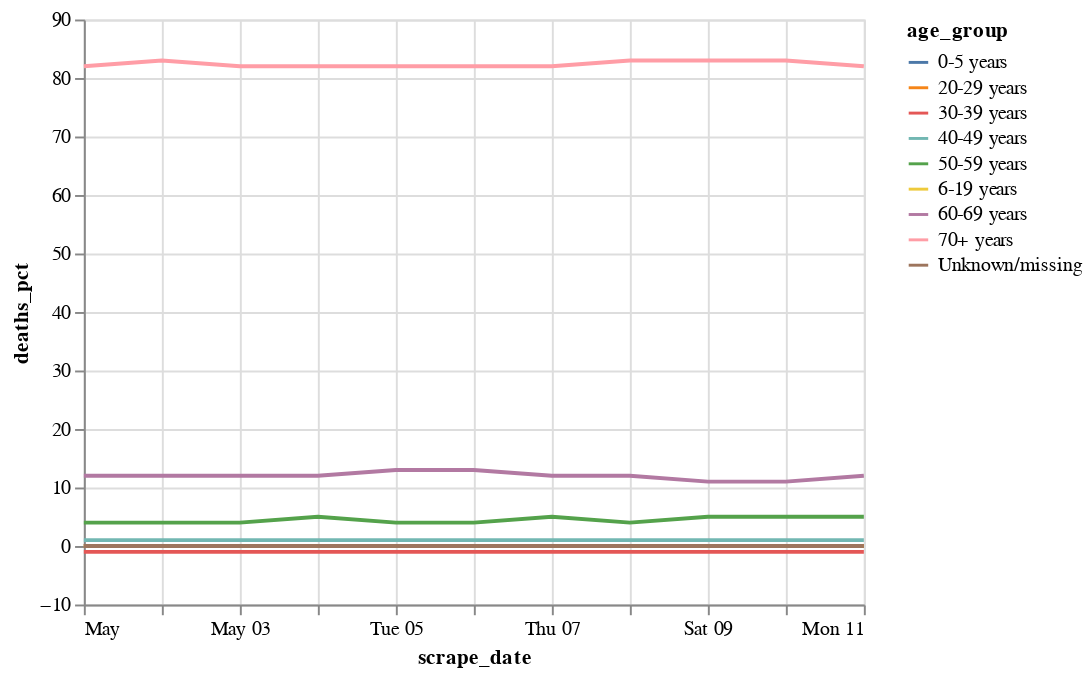

The notebook cell saved with this chart:
### Code cell
alt.Chart(df).mark_line().encode(
    x='scrape_date:T',
    y='deaths_pct',
    color='age_group',
#     strokeDash='age_group',
)

### Figure 1 — Vega-Lite specification as saved in the notebook (floating-point values rounded to 4 significant figures)
{"config": {"view": {"continuousWidth": 400, "continuousHeight": 300}}, "data": {"name": "data-b04e03e5eaa204a02cf4f3b0b4e75990"}, "mark": "line", "encoding": {"color": {"type": "nominal", "field": "age_group"}, "x": {"type": "temporal", "field": "scrape_date"}, "y": {"type": "quantitative", "field": "deaths_pct"}}, "$schema": "https://vega.github.io/schema/vega-lite/v4.8.1.json", "datasets": {"data-b04e03e5eaa204a02cf4f3b0b4e75990": [{"id": 19, "scrape_date": "2020-05-03T00:00:00", "age_group": "0-5 years", "cases_pct": 1, "deaths_pct": 0, "last_update": "2020-05-04T04:04:04.463851+00:00"}, {"id": 20, "scrape_date": "2020-05-03T00:00:00", "age_group": "6-19 years", "cases_pct": 3, "deaths_pct": 0, "last_update": "2020-05-04T04:04:04.566539+00:00"}, {"id": 21, "scrape_date": "2020-05-03T00:00:00", "age_group": "20-29 years", "cases_pct": 16, "deaths_pct": 0, "last_update": "2020-05-04T04:04:04.669038+00:00"}, {"id": 22, "scrape_date": "2020-05-03T00:00:00", "age_group": "30-39 years", "cases_pct": 18, "deaths_pct": -1, "last_update": "2020-05-04T04:04:04.771680+00:00"}, {"id": 23, "scrape_date": "2020-05-03T00:00:00", "age_group": "40-49 years", "cases_pct": 15, "deaths_pct": 1, "last_update": "2020-05-04T04:04:04.874296+00:00"}, {"id": 24, "scrape_date": "2020-05-03T00:00:00", "age_group": "50-59 years", "cases_pct": 16, "deaths_pct": 4, "last_update": "2020-05-04T04:04:04.977200+00:00"}, {"id": 25, "scrape_date": "2020-05-03T00:00:00", "age_group": "60-69 years", "cases_pct": 11, "deaths_pct": 12, "last_update": "2020-05-04T04:04:05.079987+00:00"}, {"id": 26, "scrape_date": "2020-05-03T00:00:00", "age_group": "70+ years", "cases_pct": 19, "deaths_pct": 82, "last_update": "2020-05-04T04:04:05.182661+00:00"}, {"id": 18, "scrape_date": "2020-05-02T00:00:00", "age_group": "Unknown/missing", "cases_pct": -1, "deaths_pct": 0, "last_update": "2020-05-11T20:51:33.601170+00:00"}, {"id": 10, "scrape_date": "2020-05-02T00:00:00", "age_group": "0-5 years", "cases_pct": 1, "deaths_pct": 0, "last_update": "2020-05-03T04:03:57.468893+00:00"}, {"id": 11, "scrape_date": "2020-05-02T00:00:00", "age_group": "6-19 years", "cases_pct": 3, "deaths_pct": 0, "last_update": "2020-05-03T04:03:57.569917+00:00"}, {"id": 12, "scrape_date": "2020-05-02T00:00:00", "age_group": "20-29 years", "cases_pct": 15, "deaths_pct": 0, "last_update": "2020-05-03T04:03:57.670954+00:00"}, {"id": 13, "scrape_date": "2020-05-02T00:00:00", "age_group": "30-39 years", "cases_pct": 18, "deaths_pct": -1, "last_update": "2020-05-03T04:03:57.772045+00:00"}, {"id": 14, "scrape_date": "2020-05-02T00:00:00", "age_group": "40-49 years", "cases_pct": 15, "deaths_pct": 1, "last_update": "2020-05-03T04:03:57.872886+00:00"}, {"id": 15, "scrape_date": "2020-05-02T00:00:00", "age_group": "50-59 years", "cases_pct": 16, "deaths_pct": 4, "last_update": "2020-05-03T04:03:57.974151+00:00"}, {"id": 16, "scrape_date": "2020-05-02T00:00:00", "age_group": "60-69 years", "cases_pct": 11, "deaths_pct": 12, "last_update": "2020-05-03T04:03:58.075444+00:00"}, {"id": 17, "scrape_date": "2020-05-02T00:00:00", "age_group": "70+ years", "cases_pct": 19, "deaths_pct": 83, "last_update": "2020-05-03T04:03:58.176563+00:00"}, {"id": 63, "scrape_date": "2020-05-07T00:00:00", "age_group": "Unknown/missing", "cases_pct": -1, "deaths_pct": 0, "last_update": "2020-05-11T20:51:33.700288+00:00"}, {"id": 1, "scrape_date": "2020-05-01T00:00:00", "age_group": "0-5 years", "cases_pct": 1, "deaths_pct": 0, "last_update": "2020-05-02T04:03:56.182878+00:00"}, {"id": 2, "scrape_date": "2020-05-01T00:00:00", "age_group": "6-19 years", "cases_pct": 3, "deaths_pct": 0, "last_update": "2020-05-02T04:03:56.285975+00:00"}, {"id": 3, "scrape_date": "2020-05-01T00:00:00", "age_group": "20-29 years", "cases_pct": 15, "deaths_pct": 0, "last_update": "2020-05-02T04:03:56.388826+00:00"}, {"id": 4, "scrape_date": "2020-05-01T00:00:00", "age_group": "30-39 years", "cases_pct": 18, "deaths_pct": -1, "last_update": "2020-05-02T04:03:56.492095+00:00"}, {"id": 5, "scrape_date": "2020-05-01T00:00:00", "age_group": "40-49 years", "cases_pct": 15, "deaths_pct": 1, "last_update": "2020-05-02T04:03:56.595018+00:00"}, {"id": 6, "scrape_date": "2020-05-01T00:00:00", "age_group": "50-59 years", "cases_pct": 16, "deaths_pct": 4, "last_update": "2020-05-02T04:03:56.698333+00:00"}, {"id": 7, "scrape_date": "2020-05-01T00:00:00", "age_group": "60-69 years", "cases_pct": 12, "deaths_pct": 12, "last_update": "2020-05-02T04:03:56.801316+00:00"}, {"id": 8, "scrape_date": "2020-05-01T00:00:00", "age_group": "70+ years", "cases_pct": 20, "deaths_pct": 82, "last_update": "2020-05-02T04:03:56.904790+00:00"}, {"id": 36, "scrape_date": "2020-05-04T00:00:00", "age_group": "Unknown/missing", "cases_pct": -1, "deaths_pct": 0, "last_update": "2020-05-11T20:51:33.730841+00:00"}, {"id": 69, "scrape_date": "2020-05-08T00:00:00", "age_group": "50-59 years", "cases_pct": 16, "deaths_pct": 4, "last_update": "2020-05-09T01:03:22.439087+00:00"}, {"id": 70, "scrape_date": "2020-05-08T00:00:00", "age_group": "60-69 years", "cases_pct": 10, "deaths_pct": 12, "last_update": "2020-05-09T01:03:22.543393+00:00"}, {"id": 71, "scrape_date": "2020-05-08T00:00:00", "age_group": "70+ years", "cases_pct": 16, "deaths_pct": 83, "last_update": "2020-05-09T01:03:22.647728+00:00"}, {"id": 54, "scrape_date": "2020-05-06T00:00:00", "age_group": "Unknown/missing", "cases_pct": -1, "deaths_pct": 0, "last_update": "2020-05-11T20:51:33.769089+00:00"}, {"id": 55, "scrape_date": "2020-05-07T00:00:00", "age_group": "0-5 years", "cases_pct": 1, "deaths_pct": 0, "last_update": "2020-05-08T01:02:24.473030+00:00"}, {"id": 56, "scrape_date": "2020-05-07T00:00:00", "age_group": "6-19 years", "cases_pct": 4, "deaths_pct": 0, "last_update": "2020-05-08T01:02:24.578885+00:00"}, {"id": 57, "scrape_date": "2020-05-07T00:00:00", "age_group": "20-29 years", "cases_pct": 17, "deaths_pct": 0, "last_update": "2020-05-08T01:02:24.684716+00:00"}, {"id": 58, "scrape_date": "2020-05-07T00:00:00", "age_group": "30-39 years", "cases_pct": 19, "deaths_pct": -1, "last_update": "2020-05-08T01:02:24.791134+00:00"}, {"id": 59, "scrape_date": "2020-05-07T00:00:00", "age_group": "40-49 years", "cases_pct": 16, "deaths_pct": 1, "last_update": "2020-05-08T01:02:24.896698+00:00"}, {"id": 60, "scrape_date": "2020-05-07T00:00:00", "age_group": "50-59 years", "cases_pct": 16, "deaths_pct": 5, "last_update": "2020-05-08T01:02:25.002337+00:00"}, {"id": 61, "scrape_date": "2020-05-07T00:00:00", "age_group": "60-69 years", "cases_pct": 11, "deaths_pct": 12, "last_update": "2020-05-08T01:02:25.117498+00:00"}, {"id": 62, "scrape_date": "2020-05-07T00:00:00", "age_group": "70+ years", "cases_pct": 16, "deaths_pct": 82, "last_update": "2020-05-08T01:02:25.223860+00:00"}, {"id": 45, "scrape_date": "2020-05-05T00:00:00", "age_group": "Unknown/missing", "cases_pct": -1, "deaths_pct": 0, "last_update": "2020-05-11T20:51:33.810554+00:00"}, {"id": 28, "scrape_date": "2020-05-04T00:00:00", "age_group": "0-5 years", "cases_pct": 1, "deaths_pct": 0, "last_update": "2020-05-05T04:04:03.776929+00:00"}, {"id": 29, "scrape_date": "2020-05-04T00:00:00", "age_group": "6-19 years", "cases_pct": 4, "deaths_pct": 0, "last_update": "2020-05-05T04:04:03.878037+00:00"}, {"id": 30, "scrape_date": "2020-05-04T00:00:00", "age_group": "20-29 years", "cases_pct": 16, "deaths_pct": 0, "last_update": "2020-05-05T04:04:03.979363+00:00"}, {"id": 31, "scrape_date": "2020-05-04T00:00:00", "age_group": "30-39 years", "cases_pct": 18, "deaths_pct": -1, "last_update": "2020-05-05T04:04:04.080332+00:00"}, {"id": 32, "scrape_date": "2020-05-04T00:00:00", "age_group": "40-49 years", "cases_pct": 16, "deaths_pct": 1, "last_update": "2020-05-05T04:04:04.181456+00:00"}, {"id": 33, "scrape_date": "2020-05-04T00:00:00", "age_group": "50-59 years", "cases_pct": 16, "deaths_pct": 5, "last_update": "2020-05-05T04:04:04.282333+00:00"}, {"id": 34, "scrape_date": "2020-05-04T00:00:00", "age_group": "60-69 years", "cases_pct": 11, "deaths_pct": 12, "last_update": "2020-05-05T04:04:04.383607+00:00"}, {"id": 35, "scrape_date": "2020-05-04T00:00:00", "age_group": "70+ years", "cases_pct": 18, "deaths_pct": 82, "last_update": "2020-05-05T04:04:04.484505+00:00"}, {"id": 77, "scrape_date": "2020-05-09T00:00:00", "age_group": "40-49 years", "cases_pct": 16, "deaths_pct": 1, "last_update": "2020-05-10T01:03:21.488818+00:00"}, {"id": 46, "scrape_date": "2020-05-06T00:00:00", "age_group": "0-5 years", "cases_pct": 1, "deaths_pct": 0, "last_update": "2020-05-07T04:03:53.842775+00:00"}, {"id": 47, "scrape_date": "2020-05-06T00:00:00", "age_group": "6-19 years", "cases_pct": 4, "deaths_pct": 0, "last_update": "2020-05-07T04:03:53.945987+00:00"}, {"id": 48, "scrape_date": "2020-05-06T00:00:00", "age_group": "20-29 years", "cases_pct": 17, "deaths_pct": 0, "last_update": "2020-05-07T04:03:54.049005+00:00"}, {"id": 49, "scrape_date": "2020-05-06T00:00:00", "age_group": "30-39 years", "cases_pct": 19, "deaths_pct": -1, "last_update": "2020-05-07T04:03:54.152404+00:00"}, {"id": 50, "scrape_date": "2020-05-06T00:00:00", "age_group": "40-49 years", "cases_pct": 16, "deaths_pct": 1, "last_update": "2020-05-07T04:03:54.255199+00:00"}, {"id": 51, "scrape_date": "2020-05-06T00:00:00", "age_group": "50-59 years", "cases_pct": 16, "deaths_pct": 4, "last_update": "2020-05-07T04:03:54.358346+00:00"}, {"id": 37, "scrape_date": "2020-05-05T00:00:00", "age_group": "0-5 years", "cases_pct": 1, "deaths_pct": 0, "last_update": "2020-05-06T04:03:53.220992+00:00"}, {"id": 38, "scrape_date": "2020-05-05T00:00:00", "age_group": "6-19 years", "cases_pct": 4, "deaths_pct": 0, "last_update": "2020-05-06T04:03:53.323654+00:00"}, {"id": 39, "scrape_date": "2020-05-05T00:00:00", "age_group": "20-29 years", "cases_pct": 16, "deaths_pct": 0, "last_update": "2020-05-06T04:03:53.426287+00:00"}, {"id": 40, "scrape_date": "2020-05-05T00:00:00", "age_group": "30-39 years", "cases_pct": 19, "deaths_pct": -1, "last_update": "2020-05-06T04:03:53.528976+00:00"}, {"id": 41, "scrape_date": "2020-05-05T00:00:00", "age_group": "40-49 years", "cases_pct": 16, "deaths_pct": 1, "last_update": "2020-05-06T04:03:53.631559+00:00"}, {"id": 42, "scrape_date": "2020-05-05T00:00:00", "age_group": "50-59 years", "cases_pct": 16, "deaths_pct": 4, "last_update": "2020-05-06T04:03:53.734498+00:00"}, {"id": 52, "scrape_date": "2020-05-06T00:00:00", "age_group": "60-69 years", "cases_pct": 11, "deaths_pct": 13, "last_update": "2020-05-07T04:03:54.461421+00:00"}, {"id": 53, "scrape_date": "2020-05-06T00:00:00", "age_group": "70+ years", "cases_pct": 17, "deaths_pct": 82, "last_update": "2020-05-07T04:03:54.564301+00:00"}, {"id": 78, "scrape_date": "2020-05-09T00:00:00", "age_group": "50-59 years", "cases_pct": 16, "deaths_pct": 5, "last_update": "2020-05-10T01:03:21.595342+00:00"}, {"id": 43, "scrape_date": "2020-05-05T00:00:00", "age_group": "60-69 years", "cases_pct": 11, "deaths_pct": 13, "last_update": "2020-05-06T04:03:53.837142+00:00"}, {"id": 44, "scrape_date": "2020-05-05T00:00:00", "age_group": "70+ years", "cases_pct": 17, "deaths_pct": 82, "last_update": "2020-05-06T04:03:53.939817+00:00"}, {"id": 79, "scrape_date": "2020-05-09T00:00:00", "age_group": "60-69 years", "cases_pct": 10, "deaths_pct": 11, "last_update": "2020-05-10T01:03:21.701228+00:00"}, {"id": 80, "scrape_date": "2020-05-09T00:00:00", "age_group": "70+ years", "cases_pct": 16, "deaths_pct": 83, "last_update": "2020-05-10T01:03:21.806993+00:00"}, {"id": 82, "scrape_date": "2020-05-09T00:00:00", "age_group": "Unknown/missing", "cases_pct": -1, "deaths_pct": 0, "last_update": "2020-05-10T01:03:21.913019+00:00"}, {"id": 64, "scrape_date": "2020-05-08T00:00:00", "age_group": "0-5 years", "cases_pct": 1, "deaths_pct": 0, "last_update": "2020-05-09T01:03:21.916967+00:00"}, {"id": 65, "scrape_date": "2020-05-08T00:00:00", "age_group": "6-19 years", "cases_pct": 5, "deaths_pct": 0, "last_update": "2020-05-09T01:03:22.021529+00:00"}, {"id": 66, "scrape_date": "2020-05-08T00:00:00", "age_group": "20-29 years", "cases_pct": 17, "deaths_pct": 0, "last_update": "2020-05-09T01:03:22.125781+00:00"}, {"id": 67, "scrape_date": "2020-05-08T00:00:00", "age_group": "30-39 years", "cases_pct": 19, "deaths_pct": -1, "last_update": "2020-05-09T01:03:22.230330+00:00"}, {"id": 68, "scrape_date": "2020-05-08T00:00:00", "age_group": "40-49 years", "cases_pct": 16, "deaths_pct": 1, "last_update": "2020-05-09T01:03:22.334755+00:00"}, {"id": 83, "scrape_date": "2020-05-10T00:00:00", "age_group": "0-5 years", "cases_pct": 1, "deaths_pct": 0, "last_update": "2020-05-11T01:03:20.080131+00:00"}, {"id": 84, "scrape_date": "2020-05-10T00:00:00", "age_group": "6-19 years", "cases_pct": 5, "deaths_pct": 0, "last_update": "2020-05-11T01:03:20.187005+00:00"}, {"id": 85, "scrape_date": "2020-05-10T00:00:00", "age_group": "20-29 years", "cases_pct": 17, "deaths_pct": 0, "last_update": "2020-05-11T01:03:20.293698+00:00"}, {"id": 86, "scrape_date": "2020-05-10T00:00:00", "age_group": "30-39 years", "cases_pct": 19, "deaths_pct": -1, "last_update": "2020-05-11T01:03:20.400480+00:00"}, {"id": 87, "scrape_date": "2020-05-10T00:00:00", "age_group": "40-49 years", "cases_pct": 16, "deaths_pct": 1, "last_update": "2020-05-11T01:03:20.507561+00:00"}, {"id": 88, "scrape_date": "2020-05-10T00:00:00", "age_group": "50-59 years", "cases_pct": 16, "deaths_pct": 5, "last_update": "2020-05-11T01:03:20.614469+00:00"}, {"id": 9, "scrape_date": "2020-05-01T00:00:00", "age_group": "Unknown/missing", "cases_pct": -1, "deaths_pct": 0, "last_update": "2020-05-11T20:51:33.632924+00:00"}, {"id": 73, "scrape_date": "2020-05-09T00:00:00", "age_group": "0-5 years", "cases_pct": 1, "deaths_pct": 0, "last_update": "2020-05-10T01:03:21.063993+00:00"}, {"id": 74, "scrape_date": "2020-05-09T00:00:00", "age_group": "6-19 years", "cases_pct": 5, "deaths_pct": 0, "last_update": "2020-05-10T01:03:21.170065+00:00"}, {"id": 75, "scrape_date": "2020-05-09T00:00:00", "age_group": "20-29 years", "cases_pct": 17, "deaths_pct": 0, "last_update": "2020-05-10T01:03:21.276495+00:00"}, {"id": 89, "scrape_date": "2020-05-10T00:00:00", "age_group": "60-69 years", "cases_pct": 10, "deaths_pct": 11, "last_update": "2020-05-11T01:03:20.721289+00:00"}, {"id": 76, "scrape_date": "2020-05-09T00:00:00", "age_group": "30-39 years", "cases_pct": 19, "deaths_pct": -1, "last_update": "2020-05-10T01:03:21.382457+00:00"}, {"id": 92, "scrape_date": "2020-05-11T00:00:00", "age_group": "0-5 years", "cases_pct": 1, "deaths_pct": 0, "last_update": "2020-05-11T19:29:50.038175+00:00"}, {"id": 94, "scrape_date": "2020-05-11T00:00:00", "age_group": "20-29 years", "cases_pct": 17, "deaths_pct": 0, "last_update": "2020-05-11T19:29:50.176186+00:00"}, {"id": 90, "scrape_date": "2020-05-10T00:00:00", "age_group": "70+ years", "cases_pct": 16, "deaths_pct": 83, "last_update": "2020-05-11T01:03:20.828098+00:00"}, {"id": 91, "scrape_date": "2020-05-10T00:00:00", "age_group": "Unknown/missing", "cases_pct": -1, "deaths_pct": 0, "last_update": "2020-05-11T01:03:20.934372+00:00"}, {"id": 96, "scrape_date": "2020-05-11T00:00:00", "age_group": "40-49 years", "cases_pct": 16, "deaths_pct": 1, "last_update": "2020-05-11T19:29:50.316927+00:00"}, {"id": 98, "scrape_date": "2020-05-11T00:00:00", "age_group": "60-69 years", "cases_pct": 10, "deaths_pct": 12, "last_update": "2020-05-11T19:29:50.466391+00:00"}, {"id": 100, "scrape_date": "2020-05-11T00:00:00", "age_group": "Unknown/missing", "cases_pct": -1, "deaths_pct": 0, "last_update": "2020-05-11T19:29:50.628065+00:00"}, {"id": 99, "scrape_date": "2020-05-11T00:00:00", "age_group": "70+ years", "cases_pct": 15, "deaths_pct": 82, "last_update": "2020-05-11T19:29:50.556573+00:00"}, {"id": 27, "scrape_date": "2020-05-03T00:00:00", "age_group": "Unknown/missing", "cases_pct": -1, "deaths_pct": 0, "last_update": "2020-05-11T20:51:33.561982+00:00"}, {"id": 72, "scrape_date": "2020-05-08T00:00:00", "age_group": "Unknown/missing", "cases_pct": -1, "deaths_pct": 0, "last_update": "2020-05-11T20:51:33.665729+00:00"}, {"id": 93, "scrape_date": "2020-05-11T00:00:00", "age_group": "6-19 years", "cases_pct": 5, "deaths_pct": 0, "last_update": "2020-05-11T19:29:50.108429+00:00"}, {"id": 95, "scrape_date": "2020-05-11T00:00:00", "age_group": "30-39 years", "cases_pct": 20, "deaths_pct": -1, "last_update": "2020-05-11T19:29:50.252922+00:00"}, {"id": 97, "scrape_date": "2020-05-11T00:00:00", "age_group": "50-59 years", "cases_pct": 16, "deaths_pct": 5, "last_update": "2020-05-11T19:29:50.395530+00:00"}]}}
